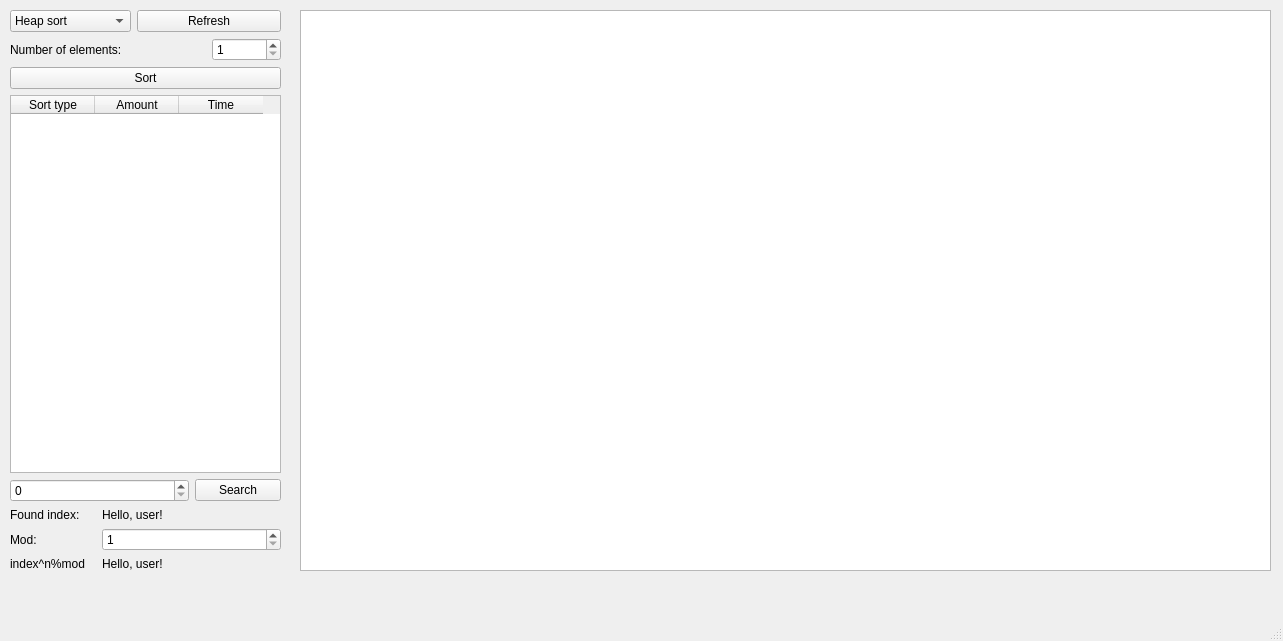
<?xml version="1.0" encoding="UTF-8"?>
<ui version="4.0">
 <class>MainWindow</class>
 <widget class="QMainWindow" name="MainWindow">
  <property name="geometry">
   <rect>
    <x>0</x>
    <y>0</y>
    <width>1283</width>
    <height>641</height>
   </rect>
  </property>
  <property name="windowTitle">
   <string>MainWindow</string>
  </property>
  <widget class="QWidget" name="centralwidget">
   <widget class="QGraphicsView" name="graphicsView">
    <property name="geometry">
     <rect>
      <x>300</x>
      <y>10</y>
      <width>971</width>
      <height>561</height>
     </rect>
    </property>
   </widget>
   <widget class="QWidget" name="layoutWidget">
    <property name="geometry">
     <rect>
      <x>10</x>
      <y>10</y>
      <width>271</width>
      <height>561</height>
     </rect>
    </property>
    <layout class="QVBoxLayout" name="verticalLayout">
     <item>
      <layout class="QGridLayout" name="gridLayout_2">
       <item row="0" column="0">
        <widget class="QComboBox" name="comboBox">
         <item>
          <property name="text">
           <string>Heap sort</string>
          </property>
         </item>
         <item>
          <property name="text">
           <string>Quick sort</string>
          </property>
         </item>
         <item>
          <property name="text">
           <string>Merge sort</string>
          </property>
         </item>
         <item>
          <property name="text">
           <string>Interpolation sort</string>
          </property>
         </item>
        </widget>
       </item>
       <item row="0" column="1" colspan="2">
        <widget class="QPushButton" name="refresh">
         <property name="text">
          <string>Refresh</string>
         </property>
        </widget>
       </item>
       <item row="1" column="0" colspan="2">
        <widget class="QLabel" name="label">
         <property name="text">
          <string>Number of elements:</string>
         </property>
        </widget>
       </item>
       <item row="1" column="2">
        <widget class="QSpinBox" name="spinBox">
         <property name="minimum">
          <number>1</number>
         </property>
         <property name="maximum">
          <number>300</number>
         </property>
        </widget>
       </item>
       <item row="2" column="0" colspan="3">
        <widget class="QPushButton" name="sort">
         <property name="text">
          <string>Sort</string>
         </property>
        </widget>
       </item>
      </layout>
     </item>
     <item>
      <widget class="QTableWidget" name="tableWidget">
       <property name="editTriggers">
        <set>QAbstractItemView::NoEditTriggers</set>
       </property>
       <attribute name="horizontalHeaderMinimumSectionSize">
        <number>49</number>
       </attribute>
       <attribute name="horizontalHeaderDefaultSectionSize">
        <number>84</number>
       </attribute>
       <column>
        <property name="text">
         <string>Sort type</string>
        </property>
       </column>
       <column>
        <property name="text">
         <string>Amount</string>
        </property>
       </column>
       <column>
        <property name="text">
         <string>Time</string>
        </property>
       </column>
      </widget>
     </item>
     <item>
      <layout class="QGridLayout" name="gridLayout">
       <item row="1" column="1" colspan="2">
        <widget class="QLabel" name="label_2">
         <property name="text">
          <string>Hello, user!</string>
         </property>
        </widget>
       </item>
       <item row="3" column="1" colspan="2">
        <widget class="QLabel" name="label_3">
         <property name="text">
          <string>Hello, user!</string>
         </property>
        </widget>
       </item>
       <item row="1" column="0">
        <widget class="QLabel" name="label_4">
         <property name="text">
          <string>Found index:</string>
         </property>
        </widget>
       </item>
       <item row="3" column="0">
        <widget class="QLabel" name="label_5">
         <property name="text">
          <string>index^n%mod</string>
         </property>
        </widget>
       </item>
       <item row="0" column="2">
        <widget class="QPushButton" name="search">
         <property name="text">
          <string>Search</string>
         </property>
        </widget>
       </item>
       <item row="0" column="0" colspan="2">
        <widget class="QSpinBox" name="spinBox_2">
         <property name="minimum">
          <number>0</number>
         </property>
         <property name="maximum">
          <number>999</number>
         </property>
        </widget>
       </item>
       <item row="2" column="0">
        <widget class="QLabel" name="label_6">
         <property name="text">
          <string>Mod:</string>
         </property>
        </widget>
       </item>
       <item row="2" column="1" colspan="2">
        <widget class="QSpinBox" name="spinBox_3">
         <property name="minimum">
          <number>1</number>
         </property>
         <property name="maximum">
          <number>2000000000</number>
         </property>
        </widget>
       </item>
      </layout>
     </item>
    </layout>
   </widget>
  </widget>
  <widget class="QMenuBar" name="menubar">
   <property name="geometry">
    <rect>
     <x>0</x>
     <y>0</y>
     <width>1283</width>
     <height>22</height>
    </rect>
   </property>
  </widget>
  <widget class="QStatusBar" name="statusbar"/>
 </widget>
 <resources/>
 <connections/>
</ui>
